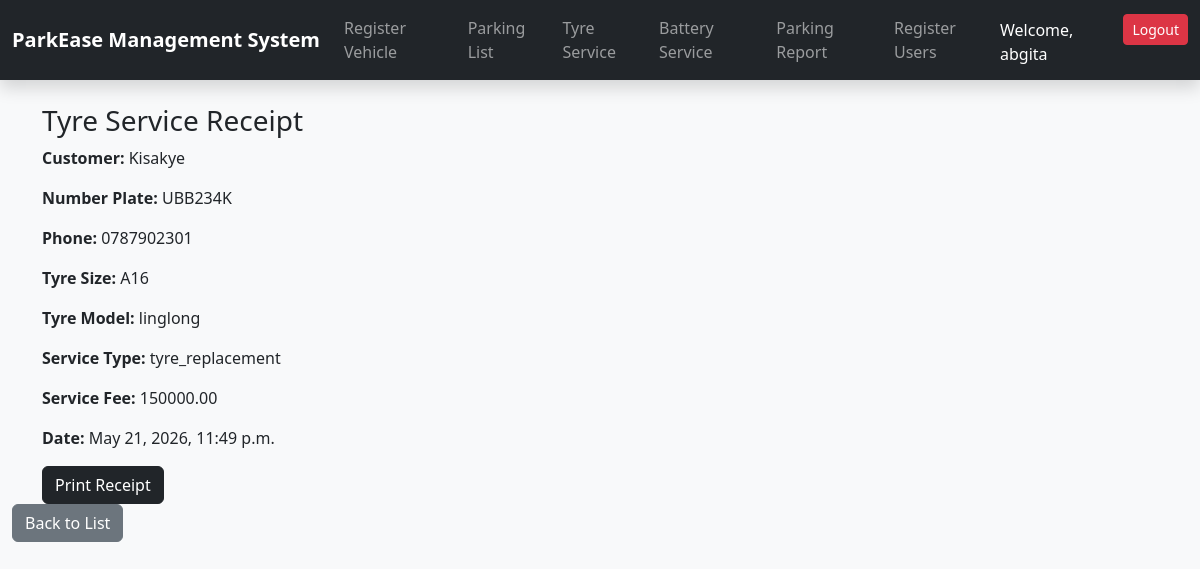
The page /tyres/receipt/1/ (signed in) on the database its author committed.
### tyres/models.py (models this page shows)
class TyreService(models.Model):
    SERVICE_CHOICES = [
        ('pressure_check', 'Pressure Check'),
        ('puncture_repair', 'Puncture Repair'),
        ('tyre_replacement', 'Tyre Replacement'),
        ('valve_replacement', 'Valve Replacement'),
        ('wheel_balancing', 'Wheel Balancing'),
    ]
    customer_name = models.CharField(max_length=100)
    number_plate = models.CharField(max_length=20)
    phone_number = models.CharField(max_length=15)
    tyre_size = models.CharField(max_length=20)
    tyre_model = models.CharField(max_length=50)
    service_type = models.CharField(max_length=20, choices=SERVICE_CHOICES)
    service_fee = models.DecimalField(max_digits=10, decimal_places=2)
    date_time = models.DateTimeField(auto_now_add=True)

### tyres/views.py (the view)
# urls.py: path('receipt/<int:pk>/', views.tyre_service_receipt, name='tyre_service_receipt'),
@login_required
def tyre_service_receipt(request, pk):
    service = get_object_or_404(TyreService, pk=pk)
    return render(request, 'tyre_service_receipt.html', {'service': service})

### tyres/templates/tyre_service_receipt.html (shortened to what this page needs)
{% extends 'base.html' %}
 {% block content %}
<div class="container mt-4">
  <h3>Tyre Service Receipt</h3>
  <p><strong>Customer:</strong> {{ service.customer_name }}</p>
  <p><strong>Number Plate:</strong> {{ service.number_plate }}</p>
  <p><strong>Phone:</strong> {{ service.phone_number }}</p>
  <p><strong>Tyre Size:</strong> {{ service.tyre_size }}</p>
  <p><strong>Tyre Model:</strong> {{ service.tyre_model }}</p>
  <p><strong>Service Type:</strong> {{ service.service_type }}</p>
  <p><strong>Service Fee:</strong> {{ service.service_fee }}</p>
  <p><strong>Date:</strong> {{ service.date_time }}</p>
  <button onclick="window.print()" class="btn btn-dark">Print Receipt</button>
</div>
<a href="{% url 'tyre_service_list' %}" class="btn btn-secondary"
  >Back to List</a
>
{% endblock %}

### templates/navs.html (shortened to what this page needs)
<nav class="navbar navbar-expand-lg navbar-dark bg-dark shadow">
    <div class="container-fluid">
        <a class="navbar-brand fw-bold" href="{% url 'parking_list' %}">
            ParkEase Management System
        </a>
        <div class="collapse navbar-collapse" id="navbarNav">
            <ul class="navbar-nav">
                {% if user.groups.all.0.name == 'parking_attendant' or user.is_superuser %}
                <li class="nav-item">
                    <a class="nav-link" href="{% url 'parking_form' %}">Register Vehicle</a>
                </li>
                <li class="nav-item">
                    <a class="nav-link" href="{% url 'parking_list' %}">Parking List</a>
                </li>
                {% endif %}
                {% if user.groups.all.0.name == 'section_manager' or user.is_superuser %}
                <li class="nav-item">
                    <a class="nav-link" href="{% url 'tyre_service_list' %}">Tyre Service</a>
                </li>
                <li class="nav-item">
                    <a class="nav-link" href="{% url 'battery_service_list' %}">Battery Service</a>
                </li>
                {% endif %}
                {% if user.groups.all.0.name == 'admin' or user.is_superuser %}
                <li class="nav-item">
                    <a class="nav-link" href="{% url 'parking_report' %}">Parking Report</a>
                </li>
                <li class="nav-item">
                    <a class="nav-link" href="{% url 'register' %}">Register Users</a>
                </li>
                {% endif %}
            </ul>
            <ul class="navbar-nav ms-auto">
                {% if user.is_authenticated %}
                <li class="nav-item mt-1 me-3 text-white">
                    Welcome, {{ user.username }}
                </li>
                <li class="nav-item">
                    <form action="{% url 'logout' %}" method="POST">
                        <button type="submit" class="btn btn-danger btn-sm">
                            Logout
                        </button>
                    </form>
                </li>
                {% endif %}
            </ul>
        </div>
    </div>
</nav>

### rows shown on the page
TyreService: customer_name "Kisakye", number_plate "UBB234K", phone_number "0787902301", tyre_size "A16", tyre_model "linglong", service_type "tyre_replacement", service_fee "150000.00", date_time "May 21, 2026, 11:49 p.m."

### other values the page prints
{{ user.username }} "abgita"
